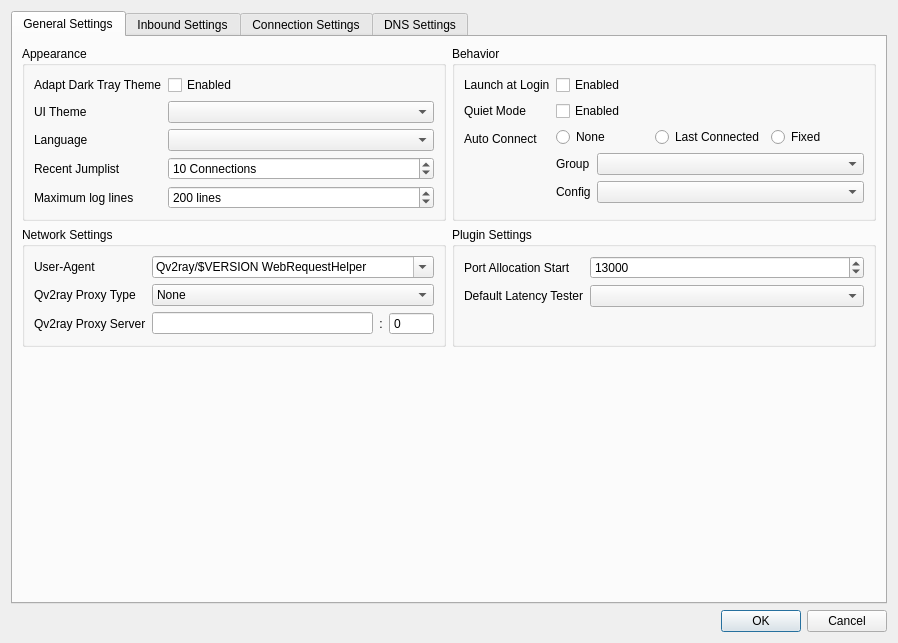
<?xml version="1.0" encoding="UTF-8"?>
<ui version="4.0">
 <class>PreferencesWindow</class>
 <widget class="QDialog" name="PreferencesWindow">
  <property name="windowModality">
   <enum>Qt::ApplicationModal</enum>
  </property>
  <property name="geometry">
   <rect>
    <x>0</x>
    <y>0</y>
    <width>898</width>
    <height>643</height>
   </rect>
  </property>
  <property name="windowTitle">
   <string>Preferences</string>
  </property>
  <property name="modal">
   <bool>true</bool>
  </property>
  <layout class="QGridLayout" name="gridLayout_4">
   <item row="2" column="0">
    <widget class="QDialogButtonBox" name="buttonBox">
     <property name="orientation">
      <enum>Qt::Horizontal</enum>
     </property>
     <property name="standardButtons">
      <set>QDialogButtonBox::Cancel|QDialogButtonBox::Ok</set>
     </property>
    </widget>
   </item>
   <item row="0" column="0">
    <widget class="QTabWidget" name="tabWidget">
     <property name="currentIndex">
      <number>0</number>
     </property>
     <widget class="QWidget" name="generalSettingsPage">
      <attribute name="title">
       <string>General Settings</string>
      </attribute>
      <layout class="QVBoxLayout" name="verticalLayout_3">
       <item>
        <layout class="QGridLayout" name="gridLayout_3" columnstretch="1,1">
         <item row="0" column="0">
          <widget class="QGroupBox" name="groupBox_4">
           <property name="title">
            <string>Appearance</string>
           </property>
           <layout class="QFormLayout" name="formLayout_12">
            <item row="0" column="0">
             <widget class="QLabel" name="label_36">
              <property name="text">
               <string>Adapt Dark Tray Theme</string>
              </property>
              <property name="textFormat">
               <enum>Qt::PlainText</enum>
              </property>
             </widget>
            </item>
            <item row="0" column="1">
             <widget class="QCheckBox" name="darkTrayCB">
              <property name="text">
               <string>Enabled</string>
              </property>
             </widget>
            </item>
            <item row="1" column="0">
             <widget class="QLabel" name="label_35">
              <property name="text">
               <string>UI Theme</string>
              </property>
              <property name="textFormat">
               <enum>Qt::PlainText</enum>
              </property>
             </widget>
            </item>
            <item row="1" column="1">
             <widget class="QComboBox" name="themeCombo">
              <property name="minimumSize">
               <size>
                <width>200</width>
                <height>0</height>
               </size>
              </property>
             </widget>
            </item>
            <item row="2" column="0">
             <widget class="QLabel" name="label_6">
              <property name="text">
               <string>Language</string>
              </property>
              <property name="textFormat">
               <enum>Qt::PlainText</enum>
              </property>
             </widget>
            </item>
            <item row="2" column="1">
             <widget class="QComboBox" name="languageComboBox">
              <property name="sizePolicy">
               <sizepolicy hsizetype="Preferred" vsizetype="Fixed">
                <horstretch>0</horstretch>
                <verstretch>0</verstretch>
               </sizepolicy>
              </property>
              <property name="minimumSize">
               <size>
                <width>100</width>
                <height>0</height>
               </size>
              </property>
             </widget>
            </item>
            <item row="3" column="0">
             <widget class="QLabel" name="label_55">
              <property name="text">
               <string>Recent Jumplist</string>
              </property>
              <property name="textFormat">
               <enum>Qt::PlainText</enum>
              </property>
             </widget>
            </item>
            <item row="3" column="1">
             <widget class="QSpinBox" name="jumpListCountSB">
              <property name="suffix">
               <string> Connections</string>
              </property>
              <property name="minimum">
               <number>3</number>
              </property>
              <property name="maximum">
               <number>30</number>
              </property>
              <property name="value">
               <number>10</number>
              </property>
             </widget>
            </item>
            <item row="4" column="0">
             <widget class="QLabel" name="label_48">
              <property name="text">
               <string>Maximum log lines</string>
              </property>
              <property name="textFormat">
               <enum>Qt::PlainText</enum>
              </property>
             </widget>
            </item>
            <item row="4" column="1">
             <widget class="QSpinBox" name="maxLogLinesSB">
              <property name="sizePolicy">
               <sizepolicy hsizetype="MinimumExpanding" vsizetype="Fixed">
                <horstretch>0</horstretch>
                <verstretch>0</verstretch>
               </sizepolicy>
              </property>
              <property name="accelerated">
               <bool>true</bool>
              </property>
              <property name="suffix">
               <string> lines</string>
              </property>
              <property name="minimum">
               <number>10</number>
              </property>
              <property name="maximum">
               <number>9999</number>
              </property>
              <property name="value">
               <number>200</number>
              </property>
             </widget>
            </item>
           </layout>
          </widget>
         </item>
         <item row="0" column="1">
          <widget class="QGroupBox" name="groupBox9">
           <property name="title">
            <string>Behavior</string>
           </property>
           <layout class="QFormLayout" name="formLayout_9">
            <item row="0" column="0">
             <widget class="QLabel" name="label_5">
              <property name="text">
               <string>Launch at Login</string>
              </property>
              <property name="textFormat">
               <enum>Qt::PlainText</enum>
              </property>
             </widget>
            </item>
            <item row="0" column="1">
             <widget class="QCheckBox" name="startWithLoginCB">
              <property name="text">
               <string>Enabled</string>
              </property>
             </widget>
            </item>
            <item row="1" column="0">
             <widget class="QLabel" name="label_86">
              <property name="text">
               <string>Quiet Mode</string>
              </property>
              <property name="textFormat">
               <enum>Qt::PlainText</enum>
              </property>
             </widget>
            </item>
            <item row="1" column="1">
             <widget class="QCheckBox" name="quietModeCB">
              <property name="text">
               <string>Enabled</string>
              </property>
             </widget>
            </item>
            <item row="3" column="0">
             <widget class="QLabel" name="label_19">
              <property name="text">
               <string>Auto Connect</string>
              </property>
              <property name="textFormat">
               <enum>Qt::PlainText</enum>
              </property>
             </widget>
            </item>
            <item row="3" column="1">
             <layout class="QFormLayout" name="formLayout_16">
              <item row="0" column="0" colspan="2">
               <layout class="QHBoxLayout" name="horizontalLayout_4">
                <item>
                 <widget class="QRadioButton" name="noAutoConnectRB">
                  <property name="text">
                   <string>None</string>
                  </property>
                 </widget>
                </item>
                <item>
                 <widget class="QRadioButton" name="lastConnectedRB">
                  <property name="text">
                   <string>Last Connected</string>
                  </property>
                 </widget>
                </item>
                <item>
                 <widget class="QRadioButton" name="fixedAutoConnectRB">
                  <property name="text">
                   <string>Fixed</string>
                  </property>
                 </widget>
                </item>
               </layout>
              </item>
              <item row="1" column="0">
               <widget class="QLabel" name="label_60">
                <property name="text">
                 <string>Group</string>
                </property>
                <property name="textFormat">
                 <enum>Qt::PlainText</enum>
                </property>
               </widget>
              </item>
              <item row="1" column="1">
               <widget class="QComboBox" name="autoStartSubsCombo">
                <property name="minimumSize">
                 <size>
                  <width>180</width>
                  <height>0</height>
                 </size>
                </property>
               </widget>
              </item>
              <item row="2" column="0">
               <widget class="QLabel" name="label_61">
                <property name="text">
                 <string>Config</string>
                </property>
                <property name="textFormat">
                 <enum>Qt::PlainText</enum>
                </property>
               </widget>
              </item>
              <item row="2" column="1">
               <widget class="QComboBox" name="autoStartConnCombo"/>
              </item>
             </layout>
            </item>
           </layout>
          </widget>
         </item>
         <item row="1" column="0">
          <widget class="QGroupBox" name="groupBox3">
           <property name="title">
            <string>Network Settings</string>
           </property>
           <layout class="QFormLayout" name="formLayout_13">
            <item row="0" column="0">
             <widget class="QLabel" name="label_67">
              <property name="text">
               <string>User-Agent</string>
              </property>
              <property name="textFormat">
               <enum>Qt::PlainText</enum>
              </property>
             </widget>
            </item>
            <item row="0" column="1">
             <widget class="QComboBox" name="qvNetworkUATxt">
              <property name="sizePolicy">
               <sizepolicy hsizetype="Ignored" vsizetype="Fixed">
                <horstretch>0</horstretch>
                <verstretch>0</verstretch>
               </sizepolicy>
              </property>
              <property name="editable">
               <bool>true</bool>
              </property>
              <property name="text" stdset="0">
               <string notr="true">Qv2ray/$VERSION WebRequestHelper</string>
              </property>
              <item>
               <property name="text">
                <string notr="true">Qv2ray/$VERSION WebRequestHelper</string>
               </property>
              </item>
              <item>
               <property name="text">
                <string notr="true">Mozilla/5.0 (X11; Linux x86_64; rv:77.0) Gecko/20100101 Firefox/77.0</string>
               </property>
              </item>
              <item>
               <property name="text">
                <string notr="true"/>
               </property>
              </item>
             </widget>
            </item>
            <item row="1" column="0">
             <widget class="QLabel" name="label_71">
              <property name="text">
               <string>Qv2ray Proxy Type</string>
              </property>
              <property name="textFormat">
               <enum>Qt::PlainText</enum>
              </property>
             </widget>
            </item>
            <item row="1" column="1">
             <widget class="QComboBox" name="qvProxyTypeCombo">
              <item>
               <property name="text">
                <string>None</string>
               </property>
              </item>
              <item>
               <property name="text">
                <string notr="true">System</string>
               </property>
              </item>
              <item>
               <property name="text">
                <string>Manual - HTTP</string>
               </property>
              </item>
              <item>
               <property name="text">
                <string notr="true">Manual - SOCKS5</string>
               </property>
              </item>
             </widget>
            </item>
            <item row="2" column="0">
             <widget class="QLabel" name="label_32">
              <property name="text">
               <string>Qv2ray Proxy Server</string>
              </property>
              <property name="textFormat">
               <enum>Qt::PlainText</enum>
              </property>
             </widget>
            </item>
            <item row="2" column="1">
             <layout class="QHBoxLayout" name="horizontalLayout_2">
              <item>
               <widget class="QLineEdit" name="qvProxyAddressTxt"/>
              </item>
              <item>
               <widget class="QLabel" name="label_74">
                <property name="text">
                 <string>:</string>
                </property>
                <property name="alignment">
                 <set>Qt::AlignCenter</set>
                </property>
               </widget>
              </item>
              <item>
               <widget class="QSpinBox" name="qvProxyPortCB">
                <property name="buttonSymbols">
                 <enum>QAbstractSpinBox::NoButtons</enum>
                </property>
                <property name="minimum">
                 <number>0</number>
                </property>
                <property name="maximum">
                 <number>65535</number>
                </property>
               </widget>
              </item>
             </layout>
            </item>
           </layout>
          </widget>
         </item>
         <item row="1" column="1">
          <widget class="QGroupBox" name="groupBox_7">
           <property name="title">
            <string>Plugin Settings</string>
           </property>
           <layout class="QFormLayout" name="formLayout_6">
            <item row="0" column="0">
             <widget class="QLabel" name="label_58">
              <property name="text">
               <string>Port Allocation Start</string>
              </property>
              <property name="textFormat">
               <enum>Qt::PlainText</enum>
              </property>
             </widget>
            </item>
            <item row="0" column="1">
             <widget class="QSpinBox" name="pluginKernelPortAllocateCB">
              <property name="minimum">
               <number>1</number>
              </property>
              <property name="maximum">
               <number>65535</number>
              </property>
              <property name="value">
               <number>13000</number>
              </property>
             </widget>
            </item>
            <item row="1" column="0">
             <widget class="QLabel" name="label">
              <property name="text">
               <string>Default Latency Tester</string>
              </property>
             </widget>
            </item>
            <item row="1" column="1">
             <widget class="QComboBox" name="defaultLatencyTesterCB"/>
            </item>
           </layout>
          </widget>
         </item>
        </layout>
       </item>
       <item>
        <spacer name="verticalSpacer">
         <property name="orientation">
          <enum>Qt::Vertical</enum>
         </property>
         <property name="sizeHint" stdset="0">
          <size>
           <width>20</width>
           <height>40</height>
          </size>
         </property>
        </spacer>
       </item>
      </layout>
     </widget>
     <widget class="QWidget" name="inboundSettingsPage">
      <attribute name="title">
       <string>Inbound Settings</string>
      </attribute>
      <layout class="QGridLayout" name="gridLayout_7">
       <item row="0" column="0">
        <widget class="QScrollArea" name="scrollArea_2">
         <property name="frameShape">
          <enum>QFrame::NoFrame</enum>
         </property>
         <property name="widgetResizable">
          <bool>true</bool>
         </property>
         <widget class="QWidget" name="scrollAreaWidgetContents_2">
          <property name="geometry">
           <rect>
            <x>0</x>
            <y>0</y>
            <width>858</width>
            <height>553</height>
           </rect>
          </property>
          <layout class="QGridLayout" name="gridLayout" rowstretch="0,1">
           <item row="0" column="1">
            <layout class="QHBoxLayout" name="horizontalLayout_8">
             <item>
              <widget class="QLineEdit" name="listenIP1Txt">
               <property name="placeholderText">
                <string>Listen Address 1</string>
               </property>
              </widget>
             </item>
             <item>
              <widget class="QLineEdit" name="listenIP2Txt">
               <property name="placeholderText">
                <string>Listen Address 2</string>
               </property>
              </widget>
             </item>
            </layout>
           </item>
           <item row="0" column="0">
            <widget class="QLabel" name="label_22">
             <property name="text">
              <string>Listening Address</string>
             </property>
             <property name="textFormat">
              <enum>Qt::PlainText</enum>
             </property>
            </widget>
           </item>
           <item row="1" column="0" colspan="2">
            <layout class="QGridLayout" name="gridLayout_11">
             <item row="0" column="0">
              <widget class="QGroupBox" name="socksGroupBox">
               <property name="title">
                <string>SOCKS Settings</string>
               </property>
               <property name="checkable">
                <bool>true</bool>
               </property>
               <property name="checked">
                <bool>false</bool>
               </property>
               <layout class="QFormLayout" name="formLayout_7">
                <item row="0" column="0">
                 <widget class="QLabel" name="label_4">
                  <property name="text">
                   <string>Port</string>
                  </property>
                  <property name="textFormat">
                   <enum>Qt::PlainText</enum>
                  </property>
                 </widget>
                </item>
                <item row="0" column="1">
                 <widget class="QSpinBox" name="socksPortLE">
                  <property name="minimum">
                   <number>1</number>
                  </property>
                  <property name="maximum">
                   <number>65535</number>
                  </property>
                  <property name="value">
                   <number>1081</number>
                  </property>
                 </widget>
                </item>
                <item row="1" column="0">
                 <widget class="QLabel" name="label_14">
                  <property name="text">
                   <string>UDP Support</string>
                  </property>
                  <property name="textFormat">
                   <enum>Qt::PlainText</enum>
                  </property>
                 </widget>
                </item>
                <item row="1" column="1">
                 <widget class="QCheckBox" name="socksUDPCB">
                  <property name="text">
                   <string>Enabled</string>
                  </property>
                 </widget>
                </item>
                <item row="2" column="0">
                 <widget class="QLabel" name="label_25">
                  <property name="text">
                   <string>UDP Local IP</string>
                  </property>
                  <property name="textFormat">
                   <enum>Qt::PlainText</enum>
                  </property>
                 </widget>
                </item>
                <item row="2" column="1">
                 <widget class="QLineEdit" name="socksUDPIP"/>
                </item>
                <item row="3" column="0">
                 <widget class="QLabel" name="label_87">
                  <property name="text">
                   <string>Sniffing</string>
                  </property>
                  <property name="textFormat">
                   <enum>Qt::PlainText</enum>
                  </property>
                 </widget>
                </item>
                <item row="3" column="1">
                 <layout class="QHBoxLayout" name="horizontalLayout_15">
                  <item>
                   <widget class="QComboBox" name="socksSniffingCB">
                    <item>
                     <property name="text">
                      <string>Off</string>
                     </property>
                    </item>
                    <item>
                     <property name="text">
                      <string>Metadata Only</string>
                     </property>
                    </item>
                    <item>
                     <property name="text">
                      <string>Full</string>
                     </property>
                    </item>
                   </widget>
                  </item>
                 </layout>
                </item>
                <item row="4" column="0">
                 <widget class="QLabel" name="label_91">
                  <property name="text">
                   <string>Destination Override</string>
                  </property>
                  <property name="textFormat">
                   <enum>Qt::PlainText</enum>
                  </property>
                 </widget>
                </item>
                <item row="4" column="1">
                 <layout class="QHBoxLayout" name="horizontalLayout_12">
                  <item>
                   <widget class="QCheckBox" name="socksOverrideFakeDNSCB">
                    <property name="text">
                     <string>FakeDNS</string>
                    </property>
                   </widget>
                  </item>
                  <item>
                   <widget class="QCheckBox" name="socksOverrideHTTPCB">
                    <property name="text">
                     <string>HTTP</string>
                    </property>
                   </widget>
                  </item>
                  <item>
                   <widget class="QCheckBox" name="socksOverrideTLSCB">
                    <property name="text">
                     <string>TLS</string>
                    </property>
                   </widget>
                  </item>
                  <item>
                   <spacer name="horizontalSpacer_6">
                    <property name="orientation">
                     <enum>Qt::Horizontal</enum>
                    </property>
                    <property name="sizeHint" stdset="0">
                     <size>
                      <width>40</width>
                      <height>20</height>
                     </size>
                    </property>
                   </spacer>
                  </item>
                 </layout>
                </item>
               </layout>
              </widget>
             </item>
             <item row="0" column="1">
              <widget class="QGroupBox" name="httpGroupBox">
               <property name="title">
                <string>HTTP Settings</string>
               </property>
               <property name="checkable">
                <bool>true</bool>
               </property>
               <property name="checked">
                <bool>false</bool>
               </property>
               <layout class="QFormLayout" name="formLayout_2">
                <item row="0" column="0">
                 <widget class="QLabel" name="label_3">
                  <property name="text">
                   <string>Port</string>
                  </property>
                  <property name="textFormat">
                   <enum>Qt::PlainText</enum>
                  </property>
                 </widget>
                </item>
                <item row="0" column="1">
                 <widget class="QSpinBox" name="httpPortLE">
                  <property name="minimum">
                   <number>1</number>
                  </property>
                  <property name="maximum">
                   <number>65535</number>
                  </property>
                  <property name="value">
                   <number>18001</number>
                  </property>
                 </widget>
                </item>
                <item row="1" column="0">
                 <widget class="QLabel" name="label_88">
                  <property name="text">
                   <string>Sniffing</string>
                  </property>
                  <property name="textFormat">
                   <enum>Qt::PlainText</enum>
                  </property>
                 </widget>
                </item>
                <item row="1" column="1">
                 <layout class="QHBoxLayout" name="horizontalLayout_16">
                  <item>
                   <widget class="QComboBox" name="httpSniffingCB">
                    <item>
                     <property name="text">
                      <string>Off</string>
                     </property>
                    </item>
                    <item>
                     <property name="text">
                      <string>Metadata Only</string>
                     </property>
                    </item>
                    <item>
                     <property name="text">
                      <string>Full</string>
                     </property>
                    </item>
                   </widget>
                  </item>
                 </layout>
                </item>
                <item row="2" column="0">
                 <widget class="QLabel" name="label_92">
                  <property name="text">
                   <string>Destination Override</string>
                  </property>
                  <property name="textFormat">
                   <enum>Qt::PlainText</enum>
                  </property>
                 </widget>
                </item>
                <item row="2" column="1">
                 <layout class="QHBoxLayout" name="horizontalLayout_13">
                  <item>
                   <widget class="QCheckBox" name="httpOverrideFakeDNSCB">
                    <property name="text">
                     <string>FakeDNS</string>
                    </property>
                   </widget>
                  </item>
                  <item>
                   <widget class="QCheckBox" name="httpOverrideHTTPCB">
                    <property name="text">
                     <string>HTTP</string>
                    </property>
                   </widget>
                  </item>
                  <item>
                   <widget class="QCheckBox" name="httpOverrideTLSCB">
                    <property name="text">
                     <string>TLS</string>
                    </property>
                   </widget>
                  </item>
                  <item>
                   <spacer name="horizontalSpacer_8">
                    <property name="orientation">
                     <enum>Qt::Horizontal</enum>
                    </property>
                    <property name="sizeHint" stdset="0">
                     <size>
                      <width>40</width>
                      <height>20</height>
                     </size>
                    </property>
                   </spacer>
                  </item>
                 </layout>
                </item>
               </layout>
              </widget>
             </item>
             <item row="1" column="0" colspan="2">
              <widget class="QGroupBox" name="tproxyGroupBox">
               <property name="title">
                <string>Dokodemo Door Settings</string>
               </property>
               <property name="checkable">
                <bool>true</bool>
               </property>
               <property name="checked">
                <bool>false</bool>
               </property>
               <layout class="QFormLayout" name="formLayout_11">
                <item row="0" column="0">
                 <widget class="QLabel" name="label_77">
                  <property name="text">
                   <string>Port</string>
                  </property>
                 </widget>
                </item>
                <item row="0" column="1">
                 <widget class="QSpinBox" name="tProxyPort">
                  <property name="minimum">
                   <number>1</number>
                  </property>
                  <property name="maximum">
                   <number>65535</number>
                  </property>
                  <property name="value">
                   <number>12345</number>
                  </property>
                 </widget>
                </item>
                <item row="1" column="0">
                 <widget class="QLabel" name="label_18">
                  <property name="text">
                   <string>Sniffing</string>
                  </property>
                 </widget>
                </item>
                <item row="1" column="1">
                 <layout class="QHBoxLayout" name="horizontalLayout_17">
                  <item>
                   <widget class="QComboBox" name="dokoSniffingCB">
                    <item>
                     <property name="text">
                      <string>Off</string>
                     </property>
                    </item>
                    <item>
                     <property name="text">
                      <string>Metadata Only</string>
                     </property>
                    </item>
                    <item>
                     <property name="text">
                      <string>Full</string>
                     </property>
                    </item>
                   </widget>
                  </item>
                 </layout>
                </item>
                <item row="2" column="0">
                 <widget class="QLabel" name="label_93">
                  <property name="text">
                   <string>Destination Override</string>
                  </property>
                  <property name="textFormat">
                   <enum>Qt::PlainText</enum>
                  </property>
                 </widget>
                </item>
                <item row="2" column="1">
                 <layout class="QHBoxLayout" name="horizontalLayout_14">
                  <item>
                   <widget class="QCheckBox" name="tproxyOverrideFakeDNSCB">
                    <property name="text">
                     <string>FakeDNS</string>
                    </property>
                   </widget>
                  </item>
                  <item>
                   <widget class="QCheckBox" name="tproxyOverrideHTTPCB">
                    <property name="text">
                     <string>HTTP</string>
                    </property>
                   </widget>
                  </item>
                  <item>
                   <widget class="QCheckBox" name="tproxyOverrideTLSCB">
                    <property name="text">
                     <string>TLS</string>
                    </property>
                   </widget>
                  </item>
                  <item>
                   <spacer name="horizontalSpacer_3">
                    <property name="orientation">
                     <enum>Qt::Horizontal</enum>
                    </property>
                    <property name="sizeHint" stdset="0">
                     <size>
                      <width>40</width>
                      <height>20</height>
                     </size>
                    </property>
                   </spacer>
                  </item>
                 </layout>
                </item>
                <item row="3" column="0">
                 <widget class="QLabel" name="label_78">
                  <property name="text">
                   <string>Working Mode</string>
                  </property>
                  <property name="textFormat">
                   <enum>Qt::PlainText</enum>
                  </property>
                 </widget>
                </item>
                <item row="3" column="1">
                 <widget class="QComboBox" name="tproxyModeCB">
                  <property name="sizePolicy">
                   <sizepolicy hsizetype="Fixed" vsizetype="Fixed">
                    <horstretch>0</horstretch>
                    <verstretch>0</verstretch>
                   </sizepolicy>
                  </property>
                  <item>
                   <property name="text">
                    <string notr="true">REDIRECT</string>
                   </property>
                  </item>
                  <item>
                   <property name="text">
                    <string notr="true">TPROXY</string>
                   </property>
                  </item>
                 </widget>
                </item>
               </layout>
              </widget>
             </item>
            </layout>
           </item>
          </layout>
         </widget>
        </widget>
       </item>
      </layout>
     </widget>
     <widget class="QWidget" name="connectionSettingsPage">
      <attribute name="title">
       <string>Connection Settings</string>
      </attribute>
      <layout class="QGridLayout" name="gridLayout_2" rowstretch="0,1">
       <item row="0" column="0">
        <widget class="QLabel" name="label_80">
         <property name="text">
          <string>You can configure default connection settings for all simple profiles here.</string>
         </property>
         <property name="textFormat">
          <enum>Qt::PlainText</enum>
         </property>
        </widget>
       </item>
       <item row="1" column="0">
        <layout class="QHBoxLayout" name="horizontalLayout" stretch="1,0">
         <item>
          <layout class="QGridLayout" name="advRouteSettingsLayout"/>
         </item>
         <item>
          <widget class="QGroupBox" name="groupBox">
           <property name="title">
            <string>Other Connection Settings</string>
           </property>
           <layout class="QVBoxLayout" name="verticalLayout_2">
            <item>
             <widget class="QCheckBox" name="forceDirectConnectionCB">
              <property name="text">
               <string>Force Direct Connections</string>
              </property>
             </widget>
            </item>
            <item>
             <widget class="QCheckBox" name="bypassLANCB">
              <property name="text">
               <string>Bypass LAN Addresses</string>
              </property>
             </widget>
            </item>
            <item>
             <widget class="QCheckBox" name="bypassCNCB">
              <property name="text">
               <string>Bypass China Mainland</string>
              </property>
             </widget>
            </item>
            <item>
             <widget class="QCheckBox" name="bypassBTCb">
              <property name="text">
               <string>Bypass Bittorrent</string>
              </property>
             </widget>
            </item>
            <item>
             <widget class="QCheckBox" name="dnsInterceptCB">
              <property name="text">
               <string>DNS Interception</string>
              </property>
             </widget>
            </item>
            <item>
             <spacer name="verticalSpacer_3">
              <property name="orientation">
               <enum>Qt::Vertical</enum>
              </property>
              <property name="sizeHint" stdset="0">
               <size>
                <width>20</width>
                <height>40</height>
               </size>
              </property>
             </spacer>
            </item>
           </layout>
          </widget>
         </item>
        </layout>
       </item>
      </layout>
     </widget>
     <widget class="QWidget" name="tab">
      <attribute name="title">
       <string>DNS Settings</string>
      </attribute>
      <layout class="QVBoxLayout" name="verticalLayout" stretch="0,1">
       <item>
        <widget class="QLabel" name="label_21">
         <property name="text">
          <string>You can configure default DNS settings for all simple profiles here.</string>
         </property>
        </widget>
       </item>
       <item>
        <layout class="QGridLayout" name="dnsSettingsLayout"/>
       </item>
      </layout>
     </widget>
    </widget>
   </item>
  </layout>
 </widget>
 <tabstops>
  <tabstop>tabWidget</tabstop>
  <tabstop>darkTrayCB</tabstop>
  <tabstop>themeCombo</tabstop>
  <tabstop>languageComboBox</tabstop>
  <tabstop>autoStartSubsCombo</tabstop>
  <tabstop>autoStartConnCombo</tabstop>
  <tabstop>scrollArea_2</tabstop>
  <tabstop>listenIP1Txt</tabstop>
  <tabstop>socksGroupBox</tabstop>
  <tabstop>socksPortLE</tabstop>
  <tabstop>socksUDPCB</tabstop>
  <tabstop>socksUDPIP</tabstop>
  <tabstop>httpGroupBox</tabstop>
  <tabstop>httpPortLE</tabstop>
  <tabstop>forceDirectConnectionCB</tabstop>
 </tabstops>
 <resources/>
 <connections>
  <connection>
   <sender>buttonBox</sender>
   <signal>rejected()</signal>
   <receiver>PreferencesWindow</receiver>
   <slot>reject()</slot>
   <hints>
    <hint type="sourcelabel">
     <x>316</x>
     <y>260</y>
    </hint>
    <hint type="destinationlabel">
     <x>286</x>
     <y>274</y>
    </hint>
   </hints>
  </connection>
 </connections>
</ui>
